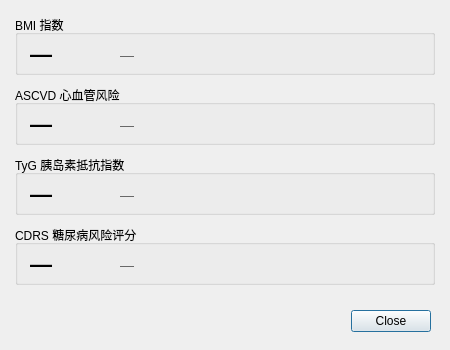
<?xml version="1.0" encoding="UTF-8"?>
<ui version="4.0">
 <class>HealthDashboardDialog</class>
 <widget class="QDialog" name="HealthDashboardDialog">
  <property name="geometry">
   <rect>
    <x>0</x>
    <y>0</y>
    <width>450</width>
    <height>350</height>
   </rect>
  </property>
  <property name="windowTitle">
   <string>健康仪表盘</string>
  </property>
  <widget class="QGroupBox" name="bmiGroup">
   <property name="geometry">
    <rect>
     <x>15</x>
     <y>15</y>
     <width>420</width>
     <height>60</height>
    </rect>
   </property>
   <property name="title">
    <string>BMI 指数</string>
   </property>
   <widget class="QLabel" name="bmiValue">
    <property name="geometry">
     <rect>
      <x>15</x>
      <y>25</y>
      <width>80</width>
      <height>28</height>
     </rect>
    </property>
    <property name="styleSheet">
     <string>font-size: 22px; font-weight: bold;</string>
    </property>
    <property name="text">
     <string>—</string>
    </property>
   </widget>
   <widget class="QLabel" name="bmiDesc">
    <property name="geometry">
     <rect>
      <x>105</x>
      <y>30</y>
      <width>311</width>
      <height>20</height>
     </rect>
    </property>
    <property name="styleSheet">
     <string>font-size: 14px; color: #666;</string>
    </property>
    <property name="text">
     <string>—</string>
    </property>
   </widget>
  </widget>
  <widget class="QGroupBox" name="ascvdGroup">
   <property name="geometry">
    <rect>
     <x>15</x>
     <y>85</y>
     <width>420</width>
     <height>60</height>
    </rect>
   </property>
   <property name="title">
    <string>ASCVD 心血管风险</string>
   </property>
   <widget class="QLabel" name="ascvdValue">
    <property name="geometry">
     <rect>
      <x>15</x>
      <y>25</y>
      <width>80</width>
      <height>28</height>
     </rect>
    </property>
    <property name="styleSheet">
     <string>font-size: 22px; font-weight: bold;</string>
    </property>
    <property name="text">
     <string>—</string>
    </property>
   </widget>
   <widget class="QLabel" name="ascvdDesc">
    <property name="geometry">
     <rect>
      <x>105</x>
      <y>30</y>
      <width>311</width>
      <height>20</height>
     </rect>
    </property>
    <property name="styleSheet">
     <string>font-size: 14px; color: #666;</string>
    </property>
    <property name="text">
     <string>—</string>
    </property>
   </widget>
  </widget>
  <widget class="QGroupBox" name="tygGroup">
   <property name="geometry">
    <rect>
     <x>15</x>
     <y>155</y>
     <width>420</width>
     <height>60</height>
    </rect>
   </property>
   <property name="title">
    <string>TyG 胰岛素抵抗指数</string>
   </property>
   <widget class="QLabel" name="tygValue">
    <property name="geometry">
     <rect>
      <x>15</x>
      <y>25</y>
      <width>80</width>
      <height>28</height>
     </rect>
    </property>
    <property name="styleSheet">
     <string>font-size: 22px; font-weight: bold;</string>
    </property>
    <property name="text">
     <string>—</string>
    </property>
   </widget>
   <widget class="QLabel" name="tygDesc">
    <property name="geometry">
     <rect>
      <x>105</x>
      <y>30</y>
      <width>311</width>
      <height>20</height>
     </rect>
    </property>
    <property name="styleSheet">
     <string>font-size: 14px; color: #666;</string>
    </property>
    <property name="text">
     <string>—</string>
    </property>
   </widget>
  </widget>
  <widget class="QGroupBox" name="cdrsGroup">
   <property name="geometry">
    <rect>
     <x>15</x>
     <y>225</y>
     <width>420</width>
     <height>60</height>
    </rect>
   </property>
   <property name="title">
    <string>CDRS 糖尿病风险评分</string>
   </property>
   <widget class="QLabel" name="cdrsValue">
    <property name="geometry">
     <rect>
      <x>15</x>
      <y>25</y>
      <width>80</width>
      <height>28</height>
     </rect>
    </property>
    <property name="styleSheet">
     <string>font-size: 22px; font-weight: bold;</string>
    </property>
    <property name="text">
     <string>—</string>
    </property>
   </widget>
   <widget class="QLabel" name="cdrsDesc">
    <property name="geometry">
     <rect>
      <x>105</x>
      <y>30</y>
      <width>311</width>
      <height>20</height>
     </rect>
    </property>
    <property name="styleSheet">
     <string>font-size: 14px; color: #666;</string>
    </property>
    <property name="text">
     <string>—</string>
    </property>
   </widget>
  </widget>
  <widget class="QDialogButtonBox" name="buttonBox">
   <property name="geometry">
    <rect>
     <x>340</x>
     <y>310</y>
     <width>91</width>
     <height>23</height>
    </rect>
   </property>
   <property name="standardButtons">
    <set>QDialogButtonBox::StandardButton::Close</set>
   </property>
  </widget>
 </widget>
 <resources/>
 <connections>
  <connection>
   <sender>buttonBox</sender>
   <signal>rejected()</signal>
   <receiver>HealthDashboardDialog</receiver>
   <slot>reject()</slot>
   <hints>
    <hint type="sourcelabel">
     <x>20</x>
     <y>20</y>
    </hint>
    <hint type="destinationlabel">
     <x>20</x>
     <y>20</y>
    </hint>
   </hints>
  </connection>
 </connections>
</ui>
